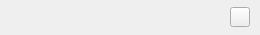
<?xml version="1.0" encoding="UTF-8"?>
<ui version="4.0">
 <class>SmallTopBarController</class>
 <widget class="QWidget" name="SmallTopBarController">
  <property name="geometry">
   <rect>
    <x>0</x>
    <y>0</y>
    <width>260</width>
    <height>35</height>
   </rect>
  </property>
  <property name="windowTitle">
   <string>SmallTopBarController</string>
  </property>
  <layout class="QHBoxLayout" name="horizontalLayout">
   <property name="spacing">
    <number>0</number>
   </property>
   <property name="leftMargin">
    <number>0</number>
   </property>
   <property name="topMargin">
    <number>0</number>
   </property>
   <property name="rightMargin">
    <number>0</number>
   </property>
   <property name="bottomMargin">
    <number>0</number>
   </property>
   <item>
    <widget class="QWidget" name="widget_bg" native="true">
     <layout class="QHBoxLayout" name="horizontalLayout_2">
      <property name="spacing">
       <number>5</number>
      </property>
      <property name="leftMargin">
       <number>10</number>
      </property>
      <property name="topMargin">
       <number>0</number>
      </property>
      <property name="rightMargin">
       <number>10</number>
      </property>
      <property name="bottomMargin">
       <number>0</number>
      </property>
      <item>
       <widget class="QLabel" name="label_sharing_name">
        <property name="text">
         <string/>
        </property>
       </widget>
      </item>
      <item>
       <widget class="QPushButton" name="sharing_stop">
        <property name="minimumSize">
         <size>
          <width>20</width>
          <height>20</height>
         </size>
        </property>
        <property name="maximumSize">
         <size>
          <width>20</width>
          <height>20</height>
         </size>
        </property>
        <property name="text">
         <string/>
        </property>
       </widget>
      </item>
     </layout>
    </widget>
   </item>
  </layout>
 </widget>
 <layoutdefault spacing="6" margin="11"/>
 <resources/>
 <connections/>
</ui>
